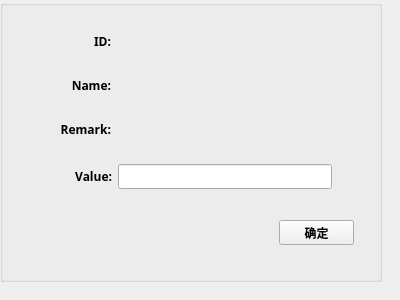
<?xml version="1.0" encoding="UTF-8"?>
<ui version="4.0">
 <class>ModifyPara</class>
 <widget class="QWidget" name="ModifyPara">
  <property name="geometry">
   <rect>
    <x>0</x>
    <y>0</y>
    <width>400</width>
    <height>300</height>
   </rect>
  </property>
  <property name="font">
   <font>
    <family>微软雅黑</family>
    <weight>75</weight>
    <bold>true</bold>
   </font>
  </property>
  <property name="windowTitle">
   <string>参数修改</string>
  </property>
  <widget class="QGroupBox" name="groupBox">
   <property name="geometry">
    <rect>
     <x>0</x>
     <y>0</y>
     <width>382</width>
     <height>282</height>
    </rect>
   </property>
   <property name="title">
    <string/>
   </property>
   <widget class="QWidget" name="layoutWidget">
    <property name="geometry">
     <rect>
      <x>41</x>
      <y>164</y>
      <width>291</width>
      <height>25</height>
     </rect>
    </property>
    <layout class="QHBoxLayout" name="horizontalLayout_5" stretch="1,3">
     <item>
      <widget class="QLabel" name="label_8">
       <property name="text">
        <string>Value:</string>
       </property>
       <property name="alignment">
        <set>Qt::AlignRight|Qt::AlignTrailing|Qt::AlignVCenter</set>
       </property>
      </widget>
     </item>
     <item>
      <widget class="QLineEdit" name="lineEdit_2"/>
     </item>
    </layout>
   </widget>
   <widget class="QPushButton" name="pushButton">
    <property name="geometry">
     <rect>
      <x>279</x>
      <y>220</y>
      <width>75</width>
      <height>25</height>
     </rect>
    </property>
    <property name="text">
     <string>确定</string>
    </property>
   </widget>
   <widget class="QWidget" name="layoutWidget_2">
    <property name="geometry">
     <rect>
      <x>40</x>
      <y>76</y>
      <width>291</width>
      <height>19</height>
     </rect>
    </property>
    <layout class="QHBoxLayout" name="horizontalLayout_6" stretch="1,3">
     <item>
      <widget class="QLabel" name="label_9">
       <property name="text">
        <string>Name:</string>
       </property>
       <property name="alignment">
        <set>Qt::AlignRight|Qt::AlignTrailing|Qt::AlignVCenter</set>
       </property>
      </widget>
     </item>
     <item>
      <widget class="QLabel" name="label_10">
       <property name="text">
        <string/>
       </property>
      </widget>
     </item>
    </layout>
   </widget>
   <widget class="QWidget" name="layoutWidget_3">
    <property name="geometry">
     <rect>
      <x>40</x>
      <y>32</y>
      <width>291</width>
      <height>19</height>
     </rect>
    </property>
    <layout class="QHBoxLayout" name="horizontalLayout_7" stretch="1,3">
     <item>
      <widget class="QLabel" name="label_11">
       <property name="text">
        <string>ID:</string>
       </property>
       <property name="alignment">
        <set>Qt::AlignRight|Qt::AlignTrailing|Qt::AlignVCenter</set>
       </property>
      </widget>
     </item>
     <item>
      <widget class="QLabel" name="label_12">
       <property name="text">
        <string/>
       </property>
      </widget>
     </item>
    </layout>
   </widget>
   <widget class="QWidget" name="layoutWidget_4">
    <property name="geometry">
     <rect>
      <x>40</x>
      <y>120</y>
      <width>291</width>
      <height>19</height>
     </rect>
    </property>
    <layout class="QHBoxLayout" name="horizontalLayout_8" stretch="1,3">
     <item>
      <widget class="QLabel" name="label_13">
       <property name="text">
        <string>Remark:</string>
       </property>
       <property name="alignment">
        <set>Qt::AlignRight|Qt::AlignTrailing|Qt::AlignVCenter</set>
       </property>
      </widget>
     </item>
     <item>
      <widget class="QLabel" name="label_14">
       <property name="text">
        <string/>
       </property>
      </widget>
     </item>
    </layout>
   </widget>
  </widget>
 </widget>
 <resources/>
 <connections/>
</ui>
